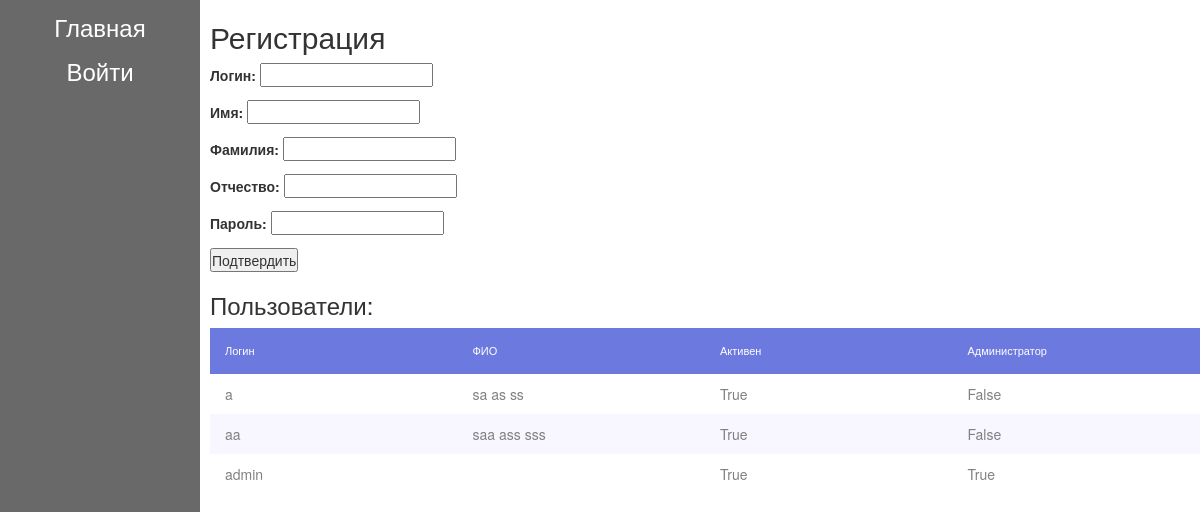
Page /activitylog/register/ on the earlier database version.
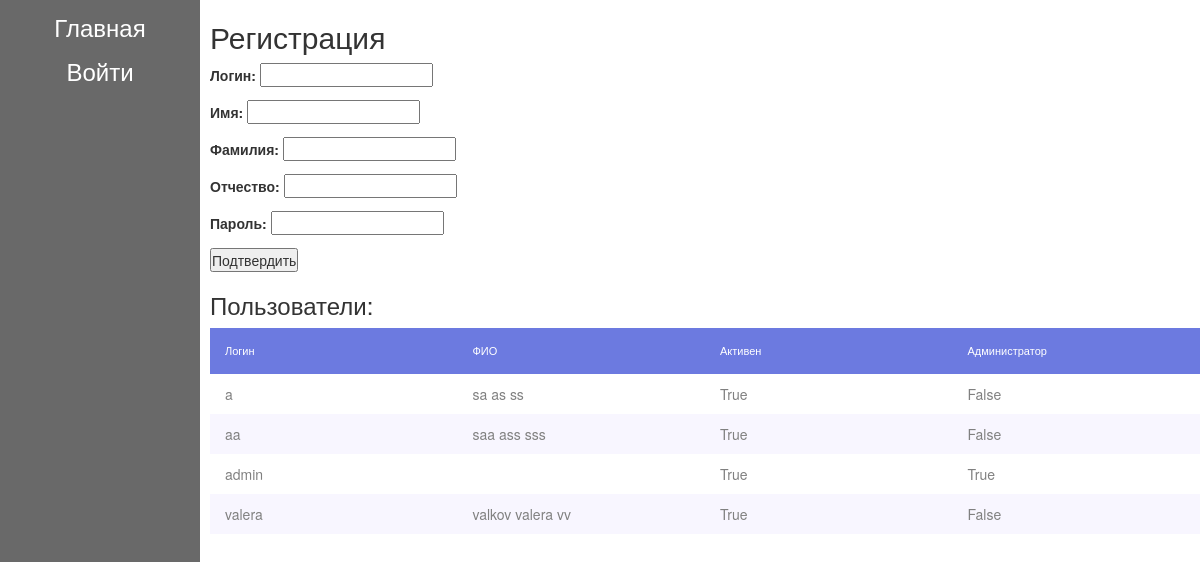
Same page on the later database version.
### activitylog/models.py (models this page shows, shortened)
class User(AbstractBaseUser, PermissionsMixin):
    login = models.CharField(max_length=200, unique=True)
    password = models.CharField(max_length=200)
    first_name = models.CharField(max_length=200)
    second_name = models.CharField(max_length=200)
    surname = models.CharField(max_length=200)
    is_active = models.BooleanField(default=True)
    is_staff = models.BooleanField(default=False)
    objects = UserManager()
    USERNAME_FIELD = 'login'
    REQUIRED_FIELDS = []

### activitylog/views.py (the view, shortened to what this page needs)
# urls.py: path('register/', views.register, name='register'),
def register(request):
    users = User.objects.all()
    return render(request, 'register.html', context={ 'UserCreateForm' : UserCreateForm(), 'users' : users})

### activitylog/forms.py
class UserCreateForm(forms.Form):
    model = User
    login = forms.CharField(label='Логин')
    first_name = forms.CharField(label='Имя')
    second_name = forms.CharField(label='Фамилия')
    surname = forms.CharField(label='Отчество')
    password = forms.CharField(label='Пароль', widget=forms.PasswordInput())

### activitylog/templates/register.html (shortened to what this page needs)
{% extends "base_generic.html" %}
{% block content %}
<div class="registr-form">
    <h2>Регистрация</h2>
    <form method="post" action="{% url 'register' %}">
        {{UserCreateForm.as_p}}
        <input type="submit" value="Подтвердить">
    </form>
</div>
<div class="users-info">
    <h3>Пользователи:</h3>
    <table class="grid-table users-table">
      <thead>
        <tr>
          <th>Логин</th>
          <th>ФИО</th>
          <th>Активен</th>
          <th>Администратор</th>
        </tr>
      </thead>
      {% if users %}
      <tbody>
        {% for user in users %}
        <tr>
          <td>{{user.login}}</td>
          <td>{{user.second_name}} {{user.first_name}} {{user.surname}}</td>
          <td>{{user.is_active}}</td>
          <td>{{user.is_staff}}</td>
        </tr>
        {% endfor %}
      </tbody>
      {% else %}
        <div>None users</div>
      {% endif %}
    </table>
  </div>
{% endblock %}

Differences in the rows shown:
added User: login "valera", second_name "valkov", first_name "valera", surname "vv", is_active "True", is_staff "False"
